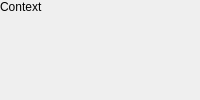
<?xml version="1.0" encoding="UTF-8"?>
<ui version="4.0">
 <class>ContextDrawer</class>
 <widget class="QWidget" name="ContextDrawer">
  <layout class="QVBoxLayout" name="rootLayout">
   <property name="spacing">
    <number>6</number>
   </property>
   <property name="leftMargin">
    <number>0</number>
   </property>
   <property name="topMargin">
    <number>0</number>
   </property>
   <property name="rightMargin">
    <number>0</number>
   </property>
   <property name="bottomMargin">
    <number>0</number>
   </property>
   <item>
    <widget class="QLabel" name="titleLabel">
     <property name="text">
      <string>Context</string>
     </property>
    </widget>
   </item>
   <item>
    <widget class="QStackedWidget" name="panelStack">
     <widget class="QWidget" name="panelPlaceholder"/>
    </widget>
   </item>
  </layout>
 </widget>
 <resources/>
 <connections/>
</ui>
